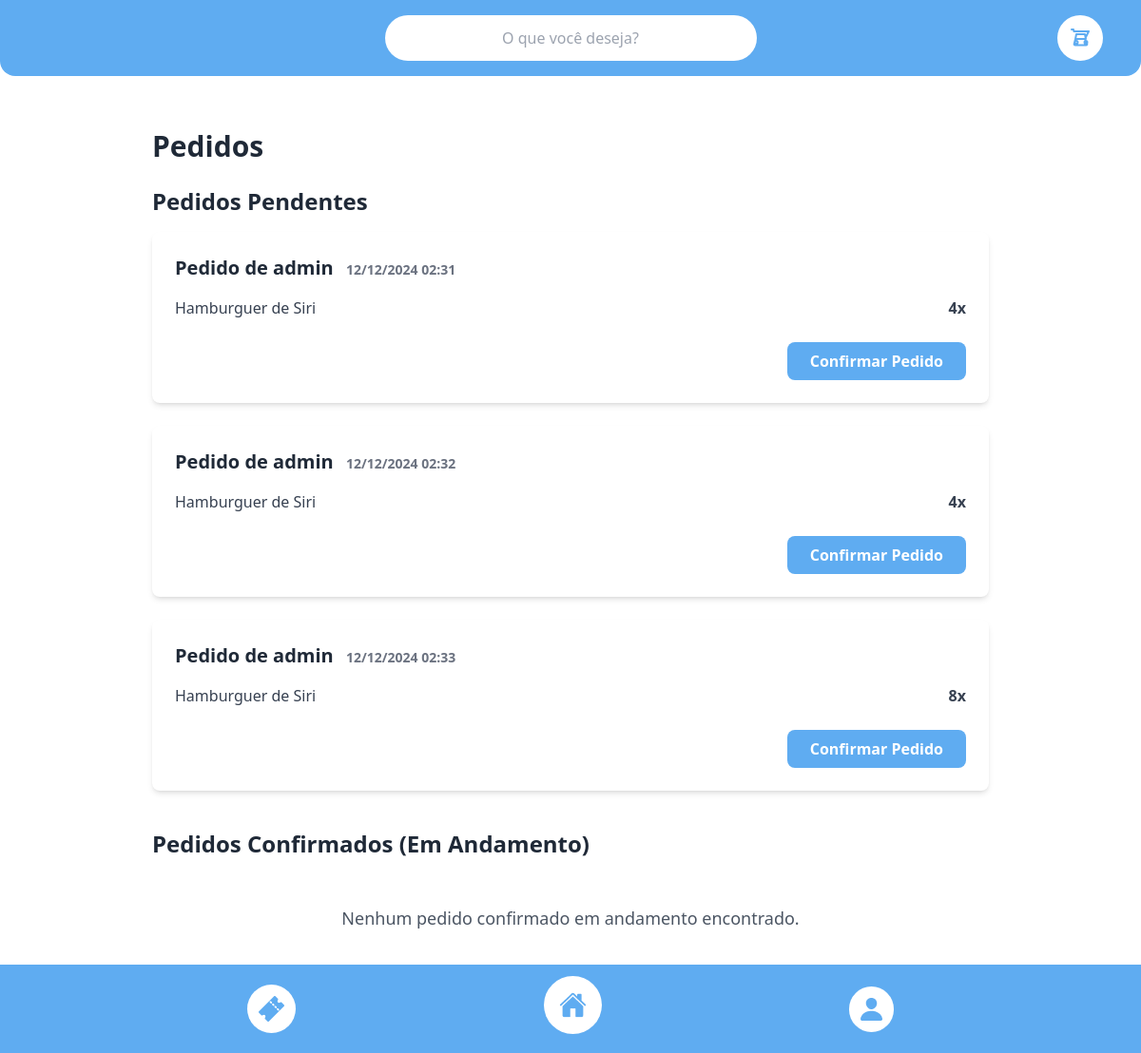
/pedidos-estabelecimento/ (signed in), run on an earlier commit of the app's database.
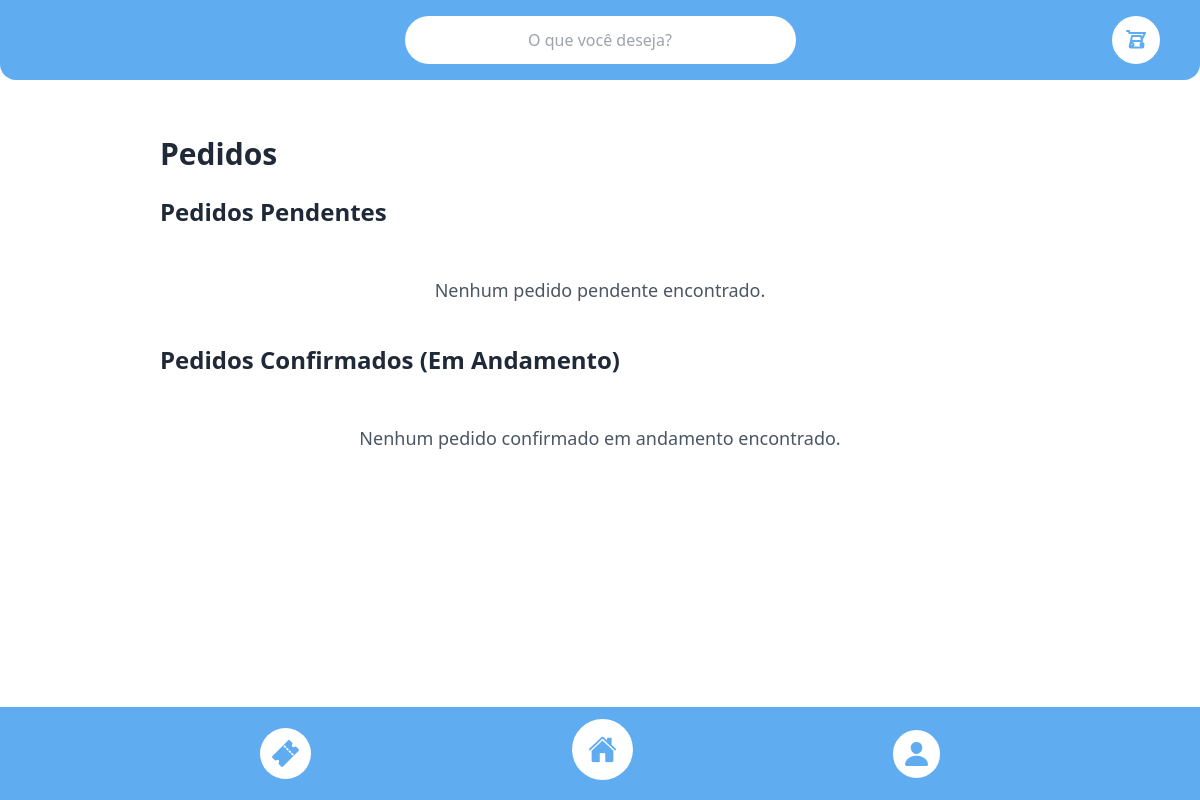
And on a later commit of the database.
### app/models.py (models this page shows, shortened)
class Pedido(models.Model):
    id_pedido = models.UUIDField(primary_key=True, default=uuid.uuid4, editable=False)
    cliente = models.ForeignKey(Cliente, on_delete=models.CASCADE)
    estabelecimento = models.ForeignKey(Estabelecimento, on_delete=models.CASCADE)
    data_pedido = models.DateTimeField(auto_now_add=True)
    confirmado = models.BooleanField(default=False)
    concluido = models.BooleanField(default=False)

class Cliente(models.Model):
    id_cliente = models.UUIDField(primary_key=True, default=uuid.uuid4, editable=False)
    user = models.OneToOneField(User, on_delete=models.CASCADE, related_name="cliente",null=True)
    cpf = models.CharField(
        max_length=14,
        validators=[MinLengthValidator(14)],
        blank=True
    )

class ItemPedido(models.Model):
    pedido = models.ForeignKey(Pedido, on_delete=models.CASCADE, related_name="itens")
    item = models.ForeignKey(Itens, on_delete=models.CASCADE)
    quantidade = models.PositiveIntegerField()

class Itens(models.Model):
    id_item = models.UUIDField(primary_key=True, default=uuid.uuid4, editable=False)
    nome_item = models.CharField(max_length=255)
    valor_item = models.DecimalField(
        max_digits=6,
        decimal_places=2,
        validators=[MinValueValidator(0.00)]
    )
    descricao = models.TextField()
    estoque = models.IntegerField(validators=[MinValueValidator(0)])
    id_estabelecimento = models.ForeignKey(
        Estabelecimento,
        on_delete=models.CASCADE,
        related_name='itens',
        verbose_name='id_estabelecimento'
    )

### app/views.py (the view)
# urls.py: path('pedidos-estabelecimento/', views.pedidos_estabelecimento, name='pedidos_estabelecimento'),
@login_required
def pedidos_estabelecimento(request):
    try:
        estabelecimento = request.user.estabelecimento
    except Estabelecimento.DoesNotExist:
        messages.error(request, "Acesso negado.")
        return redirect("home")
    pedidos = Pedido.objects.filter(estabelecimento=estabelecimento, confirmado=False)
    pedidos_andamento = Pedido.objects.filter(estabelecimento=estabelecimento, confirmado=True, concluido=False)
    return render(request, "establishment_orders.html", {"pedidos": pedidos, "pedidos_andamento": pedidos_andamento})

### app/templates/establishment_orders.html (shortened to what this page needs)
{% load static %}
<!DOCTYPE html>
<html lang="pt-BR">
<head>
    <link rel="stylesheet" href="{% static 'css/output.css' %}">
    <link rel="stylesheet" href="{% static 'css/scrollbar.css' %}">
</head>
<body class="bg-white">
    {% include 'header.html' %}
    <main class="bg-white pt-28 pb-32 px-4 md:px-8 mt-6 lg:mx-32">
        <h1 class="text-3xl font-bold text-gray-800 mb-6">Pedidos</h1>
        <h2 class="text-2xl font-semibold text-gray-800 mb-4">Pedidos Pendentes</h2>
        {% for pedido in pedidos %}
        <div class="bg-white rounded-lg shadow-md p-6 mb-6 space-y-4">
            <div class="flex justify-between items-center">
                <h3 class="text-xl font-semibold text-gray-800">
                    Pedido de {{ pedido.cliente.user.username }}
                    <span class="text-sm text-gray-500 ml-2">
                        {{ pedido.data_pedido|date:"d/m/Y H:i" }}
                    </span>
                </h3>
            </div>
            <ul class="space-y-2 text-gray-700">
                {% for item in pedido.itens.all %}
                <li class="flex justify-between border-b pb-2 last:border-b-0">
                    <span>{{ item.item.nome_item }}</span>
                    <span class="font-semibold">{{ item.quantidade }}x</span>
                </li>
                {% endfor %}
            </ul>
            <div class="flex justify-end mt-4">
                <form method="post" action="{% url 'confirmar_pedido' pedido.id_pedido %}">
                    <button
                        type="submit"
                        class="bg-primary text-white px-6 py-2 rounded-lg font-bold
                               hover:bg-blue-600 transition duration-300 ease-in-out
                               focus:outline-none focus:ring-2 focus:ring-blue-500
                               focus:ring-opacity-50"
                    >
                        Confirmar Pedido
                    </button>
                </form>
            </div>
        </div>
        {% endfor %}
        {% if not pedidos %}
        <div class="text-center text-gray-600 mt-12">
            <p class="text-lg">Nenhum pedido pendente encontrado.</p>
        </div>
        {% endif %}
        <h2 class="text-2xl font-semibold text-gray-800 mb-4 mt-10">Pedidos Confirmados (Em Andamento)</h2>
        {% if not pedidos_andamento %}
        <div class="text-center text-gray-600 mt-12">
            <p class="text-lg">Nenhum pedido confirmado em andamento encontrado.</p>
        </div>
        {% endif %}
    </main>
    {% include 'establishment_footer.html' %}
</body>
</html>

### app/templates/header.html (shortened to what this page needs)
<header class="fixed top-0 left-0 right-0">
  <nav class="bg-primary flex justify-between items-center py-6 lg:py-4 rounded-b-2xl px-4">
    <div class="w-full flex justify-center">
      <input type="text" placeholder="O que você deseja?" class="bg-white py-3 px-4 sm:px-20 text-center rounded-full font-medium outline-none"></input>
    </div>
    <a href="{% url 'view_cart' %}" class="absolute right-5 sm:right-10 top-1/2 -translate-y-1/2 bg-white rounded-full p-3 flex items-center justify-center">
      <div class="relative">
      </div>
    </a>
  </nav>
</header>

### app/templates/establishment_footer.html
{% load static %}
<footer class="fixed bottom-0 left-0 right-0 py-4 lg:py-3 bg-primary flex justify-evenly items-center z-40">
    <a href="{% url 'pedidos_estabelecimento' %}" class="bg-white rounded-full p-3">
        <img src="{% static 'icons/ticket.png' %}" alt="">
    </a>
    <a href="{% url 'home_estabelecimento' %}" class="bg-white rounded-full p-4 mb-2">
        <img src="{% static 'icons/home.png' %}" alt="">
    </a>
    <a href="{% url 'establishment_profile' %}" class="bg-white rounded-full p-3">
        <img src="{% static 'icons/profile.png' %}" alt="">
    </a>
</footer>

What changed in the data, as far as the page shows it:
removed Pedido: cliente.user.username "admin", data_pedido "12/12/2024 02:31"
removed ItemPedido: item.nome_item "Hamburguer de Siri", quantidade "4", shown under "admin"
removed Pedido: cliente.user.username "admin", data_pedido "12/12/2024 02:32"
removed ItemPedido: item.nome_item "Hamburguer de Siri", quantidade "4", shown under "admin"
removed Pedido: cliente.user.username "admin", data_pedido "12/12/2024 02:33"
removed ItemPedido: item.nome_item "Hamburguer de Siri", quantidade "8", shown under "admin"
Also different on the page:
text now shown: "Nenhum pedido pendente encontrado."
